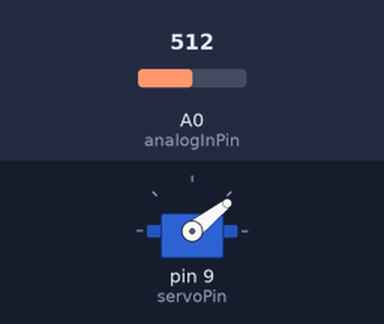
Simulated run of this sketch. Board: Arduino Uno, built with avr-gcc and run on an emulated ATmega328P. Shown: servo. Inputs (shaded band) come from the test bench; at power-on: A0 (analogInPin) = 512.

Above: at 3.4 s.
3.5 s: A0 (analogInPin) set to 583
At 3.76 s:
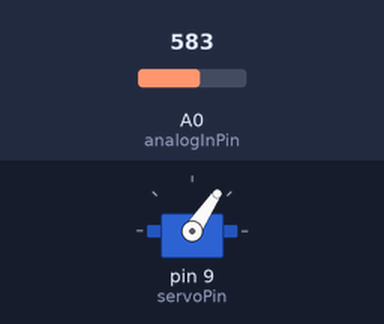
7.0 s: A0 (analogInPin) set to 612
At 7.37 s:
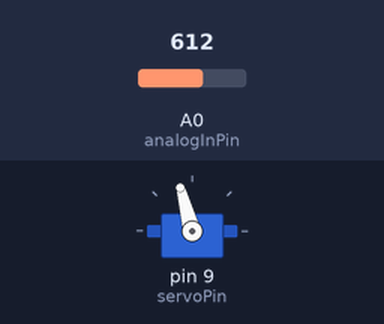
At 8.3 s:
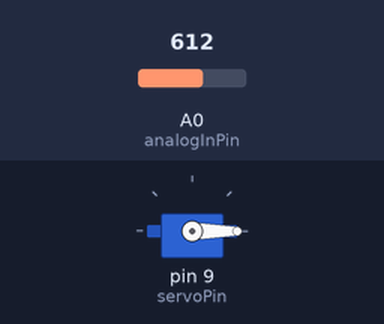
Timing chart, 0 to 10.0 s (numbered marks = the images above; inputs shaded):
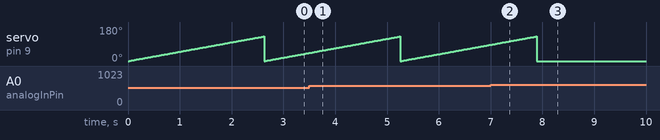

Measured:
- the behaviour switches between 599 and 600 on A0 (analogInPin) (found by bisection; images 1 and 2)
- after the input at 7.0 s, servo on pin 9 (servoPin): goes on until 7.9 s, then stays 0°

The sketch:

analog-input-servo-test.ino
```cpp
#include <Servo.h>

const int analogInPin = A0;
int sensorValue = 0;
int servoPin = 9;
int i = 0;

Servo servo;

void setup() {
  servo.attach(servoPin);
}

void loop() {
  sensorValue = analogRead(analogInPin);

  if (sensorValue < 600) {
    for (int i = 0; i <= 130; i++) {
      servo.write(i);
      delay(20);
    }
  }

  servo.write(i);
}
```
